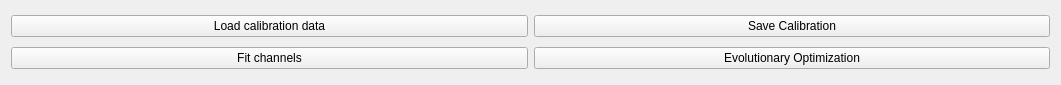
<?xml version="1.0" encoding="UTF-8"?>
<ui version="4.0">
 <class>FitMode</class>
 <widget class="QWidget" name="FitMode">
  <property name="geometry">
   <rect>
    <x>0</x>
    <y>0</y>
    <width>1061</width>
    <height>85</height>
   </rect>
  </property>
  <property name="windowTitle">
   <string>Calibration Options</string>
  </property>
  <layout class="QGridLayout" name="gridLayout">
   <item row="0" column="0">
    <widget class="QPushButton" name="load_button">
     <property name="text">
      <string>Load calibration data</string>
     </property>
    </widget>
   </item>
   <item row="1" column="0">
    <widget class="QPushButton" name="fit_channels_button">
     <property name="text">
      <string>Fit channels</string>
     </property>
    </widget>
   </item>
   <item row="1" column="1">
    <widget class="QPushButton" name="evo_button">
     <property name="text">
      <string>Evolutionary Optimization</string>
     </property>
    </widget>
   </item>
   <item row="0" column="1">
    <widget class="QPushButton" name="save_cal_button">
     <property name="text">
      <string>Save Calibration</string>
     </property>
    </widget>
   </item>
  </layout>
 </widget>
 <resources/>
 <connections/>
</ui>
